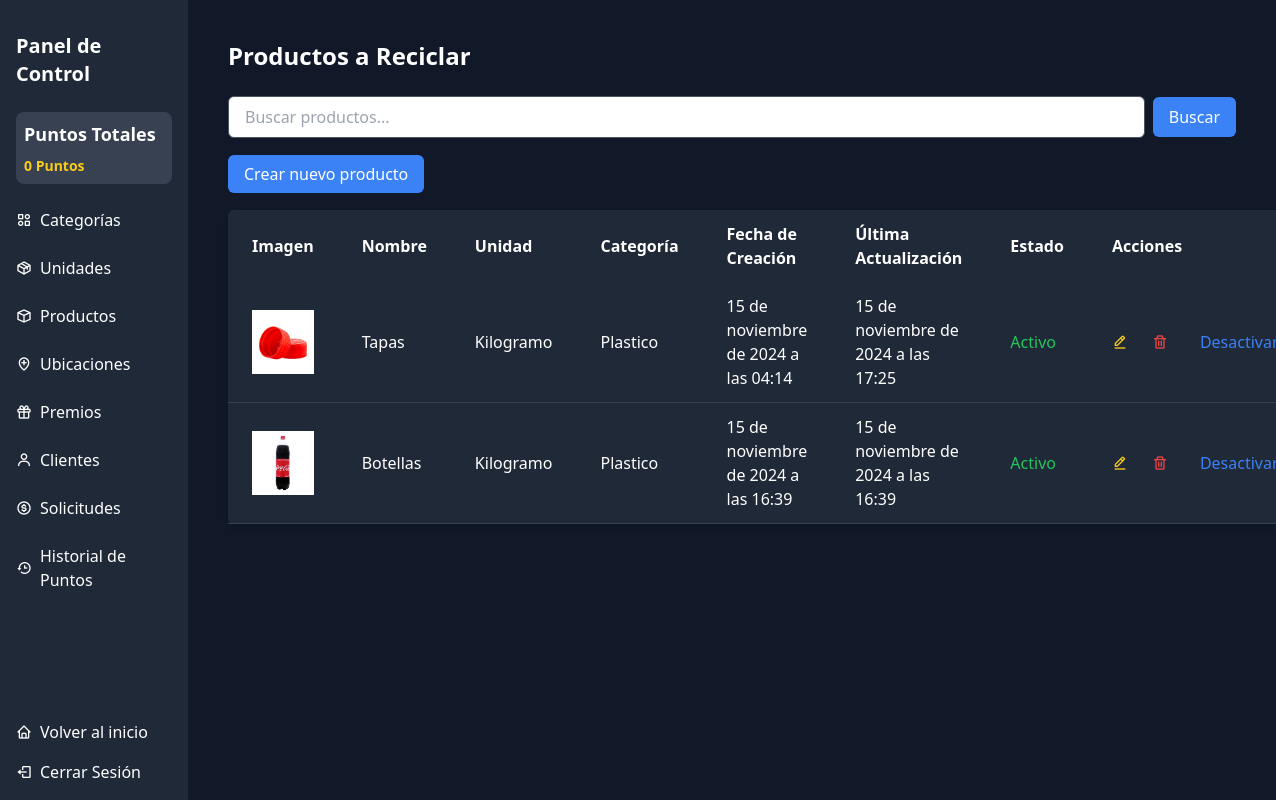
Before: /dashboard/products/ (signed in) with the older database file.
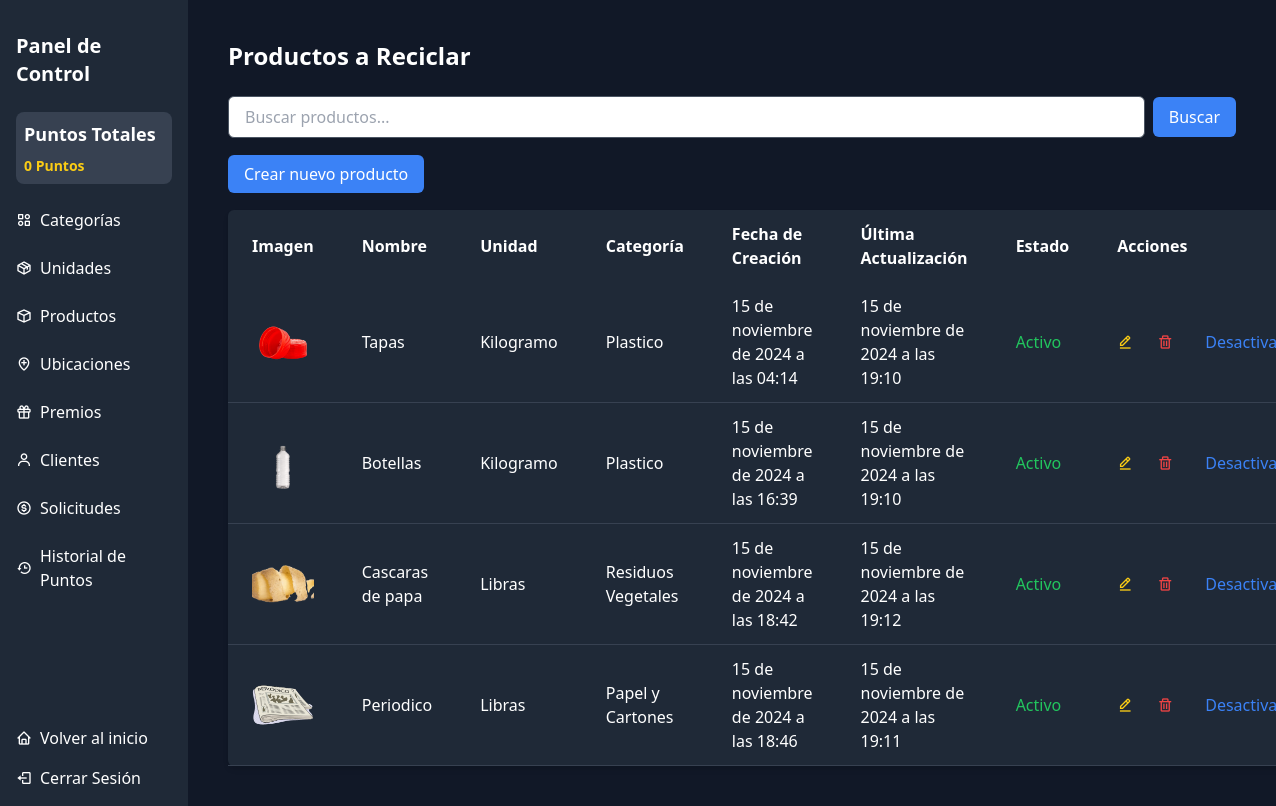
After: the same page with the newer database file.
### core/dashboard/models.py (models this page shows, shortened)
class Product(models.Model):
    name = models.CharField(max_length=50, unique=True)
    description = models.TextField()
    image = models.ImageField(upload_to='products/', validators=[validate_image_extension])
    created_at = models.DateTimeField(auto_now_add=True)
    updated_at = models.DateTimeField(auto_now=True)
    units = models.ForeignKey(Units, on_delete=models.CASCADE, related_name="products")
    category = models.ForeignKey(Category, on_delete=models.CASCADE, related_name="products")
    is_active = models.BooleanField(default=True)
    created_by = models.ForeignKey(
        settings.AUTH_USER_MODEL,
        on_delete=models.SET_NULL,
        null=True,
        blank=True,
        related_name="created_products"
    )
    updated_by = models.ForeignKey(
        settings.AUTH_USER_MODEL,
        on_delete=models.SET_NULL,
        null=True,
        blank=True,
        related_name="updated_products"
    )
    class Meta:
        verbose_name = 'Producto'
        verbose_name_plural = 'Productos'

class Units(models.Model):
    name = models.CharField(max_length=50, unique=True)
    abbreviation = models.CharField(max_length=10, unique=True)
    created_at = models.DateTimeField(auto_now_add=True)
    updated_at = models.DateTimeField(auto_now=True)
    created_by = models.ForeignKey(
        settings.AUTH_USER_MODEL,
        on_delete=models.SET_NULL,
        null=True,
        blank=True,
        related_name="created_units"
    )
    updated_by = models.ForeignKey(
        settings.AUTH_USER_MODEL,
        on_delete=models.SET_NULL,
        null=True,
        blank=True,
        related_name="updated_units"
    )
    class Meta:
        verbose_name = 'Unidad'
        verbose_name_plural = 'Unidades'

class Category(models.Model):
    name = models.CharField(max_length=50, unique=True)
    created_at = models.DateTimeField(auto_now_add=True)
    updated_at = models.DateTimeField(auto_now=True)
    created_by = models.ForeignKey(
        settings.AUTH_USER_MODEL,
        on_delete=models.SET_NULL,
        null=True,
        blank=True,
        related_name="created_categories"
    )
    updated_by = models.ForeignKey(
        settings.AUTH_USER_MODEL,
        on_delete=models.SET_NULL,
        null=True,
        blank=True,
        related_name="updated_categories"
    )
    class Meta:
        verbose_name = 'Categoría'
        verbose_name_plural = 'Categorías'

### core/dashboard/views/product.py (the view)
# urls.py: path('products/', product.ProductListView.as_view(), name='product_list'),
class ProductListView(LoginRequiredMixin, ListView):
    model = Product
    template_name = 'core/dashboard/products/product_list.html'
    context_object_name = 'products'
    paginate_by = 10
    def get_queryset(self):
        queryset = Product.objects.all()
        query = self.request.GET.get('q')
        if query:
            queryset = queryset.filter(description__icontains=query)
        return queryset

### core/dashboard/context_processors.py (called while the page is built)
def total_points(request):
    if request.user.is_authenticated:
        total_points = Points.objects.filter(user=request.user).aggregate(total=models.Sum('number'))['total'] or 0
        total_history_points = PointHistory.objects.filter(user=request.user).aggregate(total=models.Sum('points'))['total'] or 0
        total_points = total_history_points
    else:
        total_points = 0
    return {'total_points': total_points}

### templates/core/dashboard/products/product_list.html (shortened to what this page needs)
{% extends 'components/base_dash.html' %}
{% block content %}
    <div class="container mx-auto p-2">
        <h2 class="text-2xl font-bold mb-6">Productos a Reciclar</h2>
        <div class="mb-4">
            <form method="get" action="{% url 'dashboard:product_list' %}" class="flex items-center">
                <input type="text" name="q" value="{{ request.GET.q }}" placeholder="Buscar productos..." class="form-input px-4 py-2 rounded-md w-full border border-gray-600">
                <button type="submit" class="ml-2 bg-blue-500 text-white px-4 py-2 rounded-md hover:bg-blue-600">
                    Buscar
                </button>
            </form>
        </div>
        <div class="mt-6 mb-6">
            <a href="{% url 'dashboard:product_create' %}" class="bg-blue-500 text-white px-4 py-2 rounded-md hover:bg-blue-600">Crear nuevo producto</a>
        </div>
        <table class="min-w-full bg-gray-800 text-white rounded-md shadow-md">
            <thead>
                <tr>
                    <th class="py-3 px-6 text-left">Imagen</th>
                    <th class="py-3 px-6 text-left">Nombre</th>
                    <th class="py-3 px-6 text-left">Unidad</th>
                    <th class="py-3 px-6 text-left">Categoría</th>
                    <th class="py-3 px-6 text-left">Fecha de Creación</th>
                    <th class="py-3 px-6 text-left">Última Actualización</th>
                    <th class="py-3 px-6 text-left">Estado</th>
                    <th class="py-3 px-6 text-left">Acciones</th>
                </tr>
            </thead>
            <tbody>
                {% for product in products %}
                    <tr class="border-b border-gray-700">
                        <td class="py-3 px-6">
                            <img src="{{ product.image.url }}" alt="{{ product.description }}" class="w-16 h-16 object-cover">
                        </td>
                        <td class="py-3 px-6">{{ product.name }}</td>
                        <td class="py-3 px-6">{{ product.units.name }}</td>
                        <td class="py-3 px-6">{{ product.category.name }}</td>
                        <td class="py-3 px-6">{{ product.created_at }}</td>
                        <td class="py-3 px-6">{{ product.updated_at }}</td>
                        <td class="py-3 px-6">
                            {% if product.is_active %}
                                <span class="text-green-500">Activo</span>
                            {% else %}
                                <span class="text-red-500">Inactivo</span>
                            {% endif %}
                        </td>
                        <td class="py-3 px-6">
                            <div class="flex space-x-4">
                                <a href="{% url 'dashboard:product_update' product.id %}" class="text-yellow-400 hover:text-yellow-500 flex items-center">
                                    <i class="bx bx-edit-alt mr-2"></i>
                                </a>
                                <a href="{% url 'dashboard:product_delete' product.id %}" class="text-red-500 hover:text-red-600 flex items-center">
                                    <i class="bx bx-trash mr-2"></i>
                                </a>
                                <a href="{% url 'dashboard:product_toggle_status' product.id %}" class="text-blue-500 hover:text-blue-600 flex items-center">
                                    {% if product.is_active %}
                                        Desactivar
                                    {% else %}
                                        Activar
                                    {% endif %}
                                </a>
                            </div>
                        </td>
                    </tr>
                {% empty %}
                    <tr>
                        <td colspan="8" class="py-3 px-6 text-center">No hay productos disponibles</td>
                    </tr>
                {% endfor %}
            </tbody>
        </table>
    </div>
{% endblock %}

Changed rows visible on the page:
changed Product "Tapas": image: a different picture; updated_at "15 de noviembre de 2024 a las 17:25" → "15 de noviembre de 2024 a las 19:10"
changed Product "Botellas": image: a different picture; updated_at "15 de noviembre de 2024 a las 16:39" → "15 de noviembre de 2024 a las 19:10"
added Product: image (picture), name "Cascaras de papa", units.name "Libras", category.name "Residuos Vegetales", created_at "15 de noviembre de 2024 a las 18:42", updated_at "15 de noviembre de 2024 a las 19:12", is_active "Activo"
added Product: image (picture), name "Periodico", units.name "Libras", category.name "Papel y Cartones", created_at "15 de noviembre de 2024 a las 18:46", updated_at "15 de noviembre de 2024 a las 19:11", is_active "Activo"
